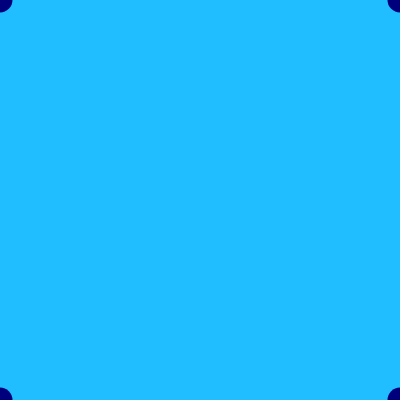
Frame 1 (no input)
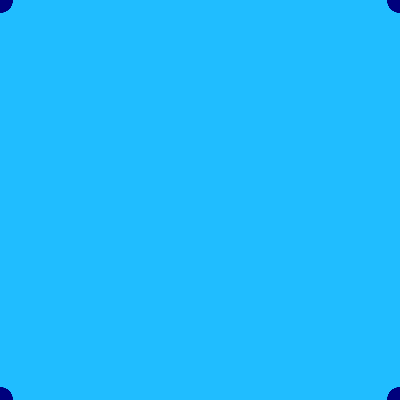
Frame 60 (no input)
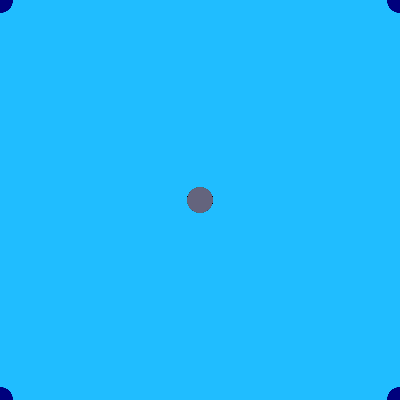
Frame 120 (the mouse pressed at the canvas centre since frame 60)

The p5.js sketch that drew these frames (run headless with seeded random() and noise() and a simulated clock; from frame 60 on, the mouse is pressed at the canvas centre):

// p5.js sketch
// ── sketch.js
function setup() {
  createCanvas(400, 400);
   background("#20BDFF");
}

function draw() {
  noStroke()
  fill(mouseX/2,mouseY/2,125)
  ellipse(mouseX,mouseY,25,25);
  ellipse(width-mouseX,height-mouseY,25,25)
  ellipse(mouseX,height-mouseY,25,25)
  ellipse(width-mouseX,mouseY,25,25)
  
  line
}
